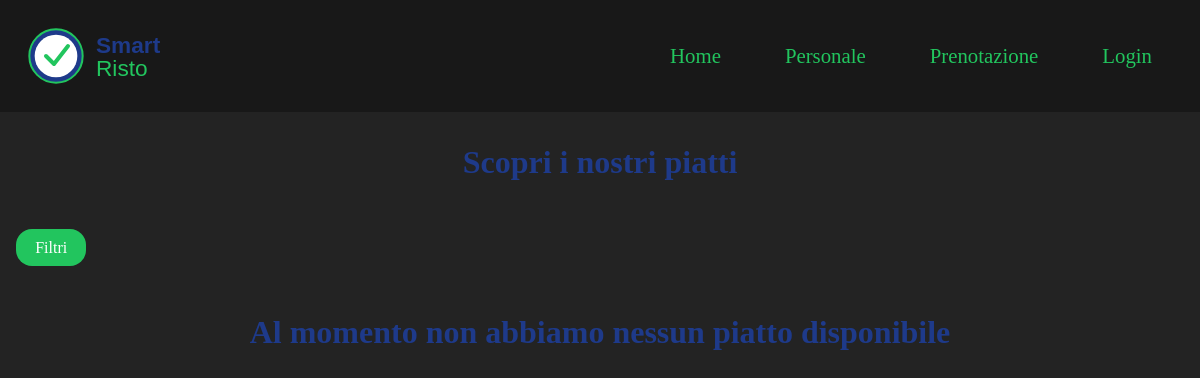
Before: /sito/index.php with the older database file.
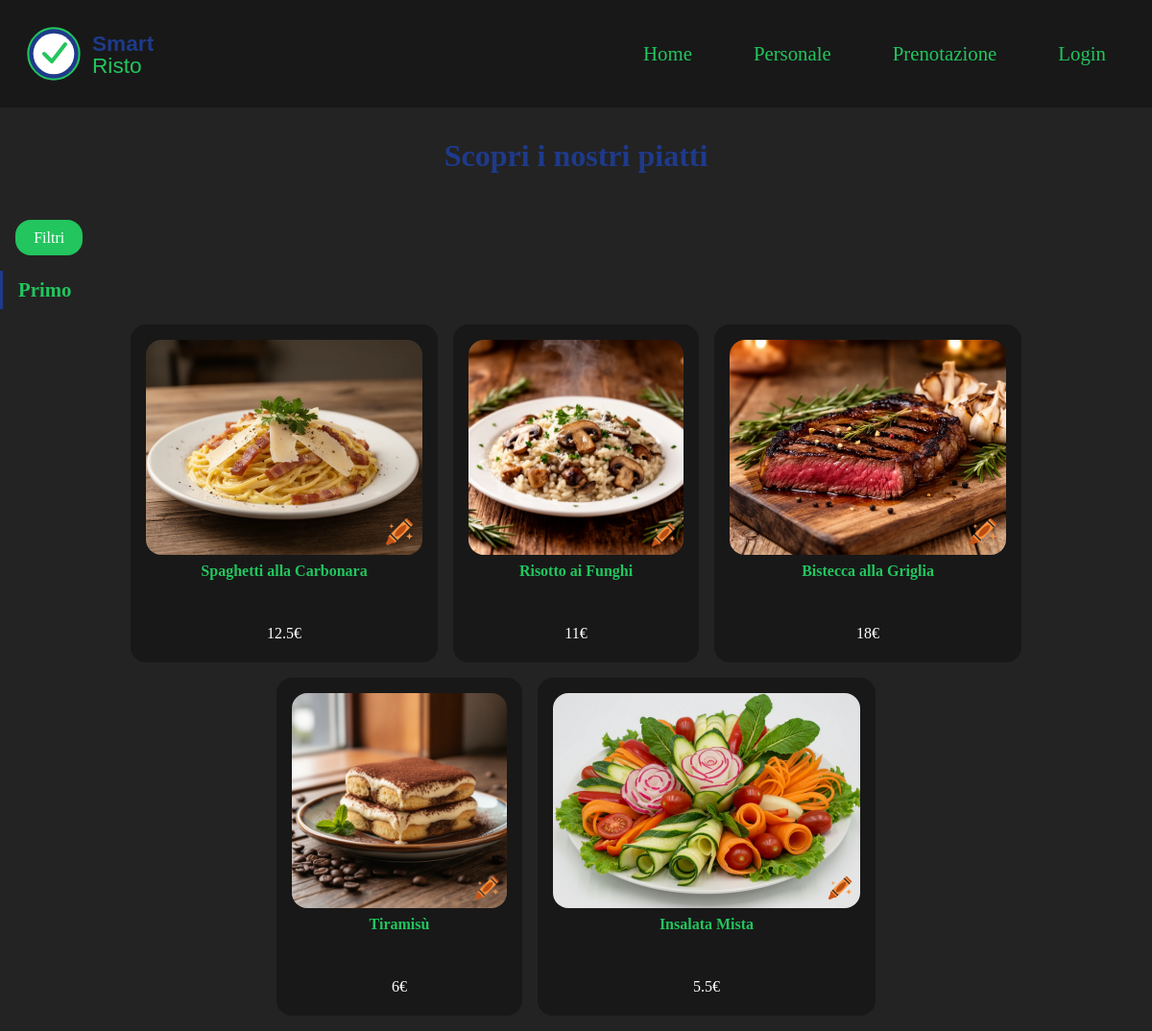
After: the same page with the newer database file.
### tables this page shows
CREATE TABLE Piatti(
    IDPiatto INT(2) UNSIGNED ZEROFILL AUTO_INCREMENT NOT NULL PRIMARY KEY,
    Nome VARCHAR(40) NOT NULL,
    Prezzo FLOAT(4,2) NOT NULL,
    Immagine VARCHAR(7) NOT NULL,
    INDEX(IDPiatto),
    CHECK (Prezzo > 0)
);

### sito/index.php (the view, shortened to what this page needs)
<?php
try {
    include("inc/startConn.php");
?>
<html lang="it">
    <head>
        <link rel="stylesheet" href="css/style.css">
        <link rel="stylesheet" href="css/index.css">
        <link rel="stylesheet" href="css/card.css">
    </head>
    <body>
        <?php include("inc/header.php"); ?>
        <h1 class="titoloPagina">Scopri i nostri piatti</h1>
        <div class="filtri-contenitore">
            <label for="filtri" class="bottone-filtri">Filtri</label>
        </div>
        <?php
        $categorie = ['Antipasto', 'Primo', 'Secondo', 'Contorno', 'Dessert', 'Bevanda'];
        $trovatiPiatti = false;
        foreach($categorie as $categoria){
            $sql = "SELECT * FROM piatti WHERE Categoria = ?";
            $params = [$categoria];
            $results = $conn->prepare($sql);
            $results->execute($params);
            if($results->rowCount() < 1) continue;
            $trovatiPiatti = true;
            $tabella = $results->fetchAll(PDO::FETCH_ASSOC);
            echo "<h2 class='categoria-titolo'>{$categoria}</h2>";
            echo "<div class='card-container'>";
            foreach($tabella as $piatto){
                echo "  <a href='visualizzaPiatto.php?idPiatto={$piatto['IDPiatto']}'>";
                echo "      <div class='card'>";
                echo "          <img class='card-img' src='img/piatti/{$piatto['Immagine']}'>";
                echo "          <h2 class='card-titolo'>{$piatto['Nome']}</h2>";
                echo "          <p class='card-testo'>{$piatto['Prezzo']}€</p>";
                echo "      </div>";
                echo "  </a>";
            }
            echo "</div>";
        }
        if(!$trovatiPiatti){
            echo "<h1 class='titoloPagina'>Al momento non abbiamo nessun piatto disponibile</h1>";
        }
        ?>
    </body>
</html>
<?php
} catch(PDOException $e){
    echo "<h2 style='color:red; font-weight:bold'>".$e->getMessage()."</h2>";
}
?>

### sito/inc/header.php
<html>
    <head>
        <link rel="stylesheet" href="css/header.css">
        <link rel="stylesheet" href="https://cdnjs.cloudflare.com/ajax/libs/font-awesome/6.5.0/css/all.min.css">
    </head>
    <body>
        <header>
            <img class="logo" src="img/smartristo_logo.svg" alt="Smart Risto">
            <ul class="menu">
                <li><a href="index.php">Home</a></li>
                <li><a href="personale.php">Personale</a></li>
                <li><a href="prenotazione.php">Prenotazione</a></li>
                <?php
                    if(isset($_SESSION["utente"])){
                        $utente = $_SESSION["utente"]["Username"];
                        echo "<li><a href='dashboard.php'>$utente</a></li>";
                    }else{
                        echo"<li><a href='login.php'>Login</a></li>";
                    }
                ?>
            </ul>
        </header>
    </body>
</html>

### sito/css/style.css (style rules this page uses)
:root { --nero: #181818; --nero-chiaro: #232323; --blu: #1e3a8a; --verde: #22c55e; --bianco: #ffffff; }
* { margin: 0; padding: 0; box-sizing: border-box; }
body { background: var(--nero-chiaro); }
body .titoloPagina { color: var(--blu); text-align: center; justify-content: center; padding: 2rem; }

### sito/css/index.css (style rules this page uses)
:root { --nero: #181818; --nero-chiaro: #232323; --blu: #1e3a8a; --verde: #22c55e; --bianco: #ffffff; }
.filtri-contenitore { display:flex; align-items:center; gap:1rem; margin:1rem; }
.bottone-filtri { padding: 0.6rem 1.2rem; color: var(--bianco); background: var(--verde); border-radius: 1rem; cursor: pointer; }
.card-container { display: grid; grid-template-columns: repeat(3, minmax(0, 26rem)); justify-content: center; gap: 1.5rem; padding: 1.5rem 2rem; max-width: 90rem; margin: 0 auto; }
.card-container .card { width: 100%; }
.categoria-titolo { color: var(--verde); font-size: 1.3rem; font-weight: 600; padding: 0.5rem 2rem; max-width: 90rem; margin: 1rem auto 0; border-left: 3px solid var(--blu); padding-left: 1rem; }
.card-container .card { width: 100%; height: 22rem; display: flex; flex-direction: column; }
.card-container .card-img { width: 100%; height: 14rem; object-fit: cover; border-radius: 1rem; flex-shrink: 0; }
.card-container .card-titolo { flex: 1; display: -webkit-box; -webkit-line-clamp: 2; -webkit-box-orient: vertical; overflow: hidden; font-size: 1rem; }
.card-container .card-testo { flex-shrink: 0; padding-bottom: 0.3rem; }

### sito/css/card.css (style rules this page uses)
:root { --nero: #181818; --nero-chiaro: #232323; --blu: #1e3a8a; --verde: #22c55e; --bianco: #ffffff; }
.card-container { display: flex; gap: 1rem; padding: 1rem; flex-wrap: wrap; }
.card-container a { text-decoration: none; }
.card { background: var(--nero); width: 30rem; border-radius: 1rem; padding: 1rem; align-items: center; }
.card-img { width: 100%; height: 15rem; border-radius: 1rem; object-fit: cover; }
.card-titolo { color: var(--verde); text-align: center; padding: 0.5rem; }
.card-testo { color: var(--bianco); text-align: center; }

### sito/css/header.css (style rules this page uses)
:root { --nero: #181818; --nero-chiaro: #232323; --blu: #1e3a8a; --verde: #22c55e; --bianco: #ffffff; }
header { background: var(--nero); position: sticky; padding: 1rem; width: 100%; display: flex; align-items: center; justify-content: space-between; }
header .logo { height: 5rem; }
header .menu { display: flex; flex-direction: row; justify-content: flex-end; align-items: center; border: none; }
header .menu a { color: var(--verde); border-radius: 1rem; padding: 2rem; font-size: 1.3rem; text-decoration: none; }
header .menu li { list-style: none; }

Changed rows visible on the page:
added piatti: Immagine (picture), Nome "Spaghetti alla Carbonara", Prezzo "12.5"
added piatti: Immagine (picture), Nome "Risotto ai Funghi", Prezzo "11"
added piatti: Immagine (picture), Nome "Bistecca alla Griglia", Prezzo "18"
added piatti: Immagine (picture), Nome "Tiramisù", Prezzo "6"
added piatti: Immagine (picture), Nome "Insalata Mista", Prezzo "5.5"
Other visible differences:
new list line: "Primo"
text no longer shown: "Al momento non abbiamo nessun piatto disponibile"
